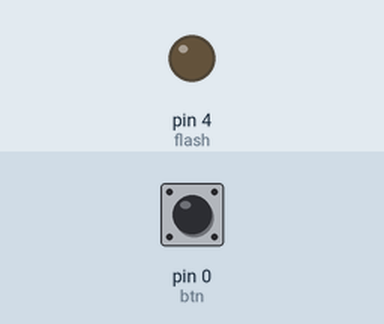
Bench run of a program on a simulated MicroPython board. On the bench: output pins drawn as LEDs (lit = HIGH). The inputs (shaded band) are chosen by the test bench; at power-on: pin 0 (btn) HIGH. What the program prints to the serial console is not drawn.

Above: at 1.2 s.
1.3 s: pin 0 (btn) pulled LOW for 0.15 s
At 1.9 s:
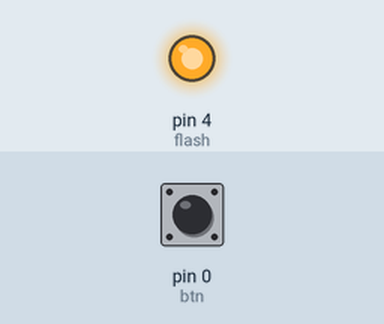
3.0 s: pin 0 (btn) pulled LOW for 1 s
At 4.5 s:
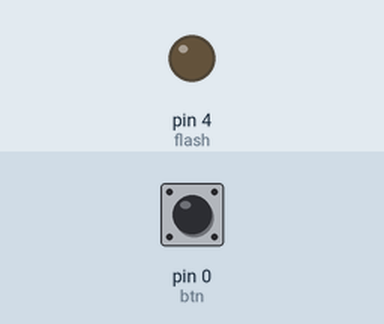
5.5 s: pin 0 (btn) pulled LOW for 3.2 s
At 9.3 s:
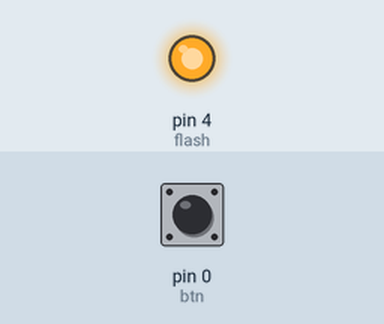
Timing chart, 0 to 10.8 s (numbered marks = the images above; inputs shaded):
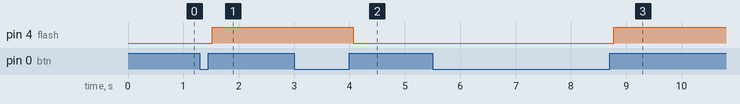

The program:

b4_long_press_answer.py
```python
from machine import Pin, Timer

btn = Pin(0, Pin.IN, Pin.PULL_UP)       # 누르면 0
flash = Pin(4, Pin.OUT, value=0)        # 플래시: 매우 밝다, 직시 금지

DEBOUNCE_MS = 70    # 값(0 이든 1 이든)이 이 시간 동안 안 바뀌어야 "진짜 바뀜" 으로 인정 (10 의 배수로 바꿔 보자)
CHECK_MS = 10       # 버튼을 확인하는 간격
MAX_HOLD_MS = 5000      # 심화 : 0 (눌림) 이 이 시간 이상 이어지면 무효 (눌린 채 걸림 · 고장 방어)

raw_last = 1        # 직전에 읽은 값 (떨림 포함)
stable = 1          # 인정된 값: 1 = 뗌, 0 = 눌림 (0 도 1 도 70ms 안정돼야 바뀐다)
same_ms = 0         # 값이 바뀌지 않고 이어진 시간 (ms)
raw_changes = 0     # 값이 바뀐 횟수 (떨림도 센다)
presses = 0         # 인정된 눌림 횟수 (1 → 0 → 1 한 바퀴가 끝났을 때 센다)
held_ms = 0         # 심화 : 눌림이 확정된 뒤 0 이 이어진 시간 (ms)
invalid = 0         # 심화 : 너무 오래 눌러서 무효로 만든 횟수

# 인터럽트가 세우는 깃발
flag_10ms = False
isr_cnt = 0

def timer_isr(t):
    global isr_cnt, flag_10ms
    isr_cnt += 1
    if isr_cnt % CHECK_MS == 0:
        flag_10ms = True
    if isr_cnt >= 1000:
        isr_cnt = 0
    # 깃발만 세우고 바로 빠져나간다

def task_10ms():
    global raw_last, stable, same_ms, raw_changes, presses, held_ms, invalid
    now = btn.value()
    if now != raw_last:                 # 값이 바뀌었다 → 떨림일 수 있으니 시간을 처음부터 잰다
        raw_changes += 1
        raw_last = now
        same_ms = 0
        return
    same_ms += CHECK_MS                 # 같은 값이 이어지면 안정된 시간이 쌓인다
    if stable == 0:                     # 심화 : 눌림이 확정된 뒤로 0 이 이어진 시간을 센다
        held_ms += CHECK_MS
    if same_ms >= DEBOUNCE_MS and now != stable:   # 충분히 안정됐고 인정된 값과 다르면
        stable = now                    # 이제야 인정한다 (0 도 1 도 똑같이 기다린다)
        if stable == 0:                 # 1 → 0 : 눌림이 확정됐다. 아직 한 바퀴가 안 끝났다
            held_ms = 0
            print("누름 확정 (뗄 때까지 기다린다)")
        elif held_ms >= MAX_HOLD_MS:        # 0 → 1 이지만 너무 오래 눌렀다 → 무효
            invalid += 1
            print("너무 오래 눌러서 무효", held_ms, "ms")
        else:                           # 0 → 1 : 뗌까지 확정 → 1 → 0 → 1 한 바퀴 완성
            presses += 1
            flash.value(flash.value() ^ 1)
            print("눌림 인정", presses, "번 / 값이 바뀐 횟수", raw_changes)

tmr = Timer(0)
tmr.init(period=1, mode=Timer.PERIODIC, callback=timer_isr)

try:
    while True:
        # 메인은 깃발을 내리고 나서 일을 한다
        if flag_10ms:
            flag_10ms = False
            task_10ms()
except KeyboardInterrupt:
    tmr.deinit()
    flash.value(0)
    print("정지. 인정된 눌림", presses, "번 / 무효", invalid, "번 / 값이 바뀐 횟수", raw_changes)

# 심화 정답 : 5초(5000ms) 이상 누르고 있다 떼면 플래시를 토글하지 않고 '무효' 로 센다.
```

Measured:
- after the input at 1.3 s, pin 4 (flash): LOW → HIGH after 0.22 s
- after the input at 3.0 s, pin 4 (flash): HIGH → LOW after 1.1 s
- after the input at 5.5 s, pin 4 (flash): LOW → HIGH after 3.3 s
